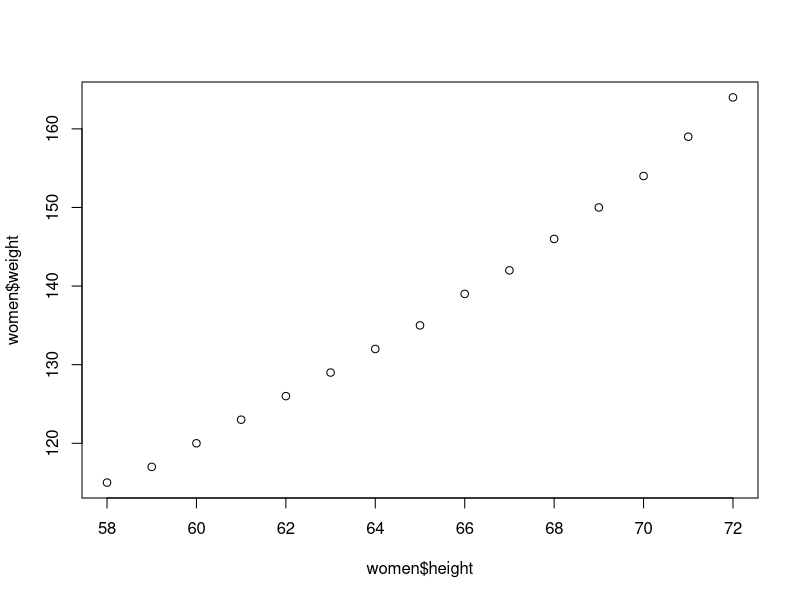
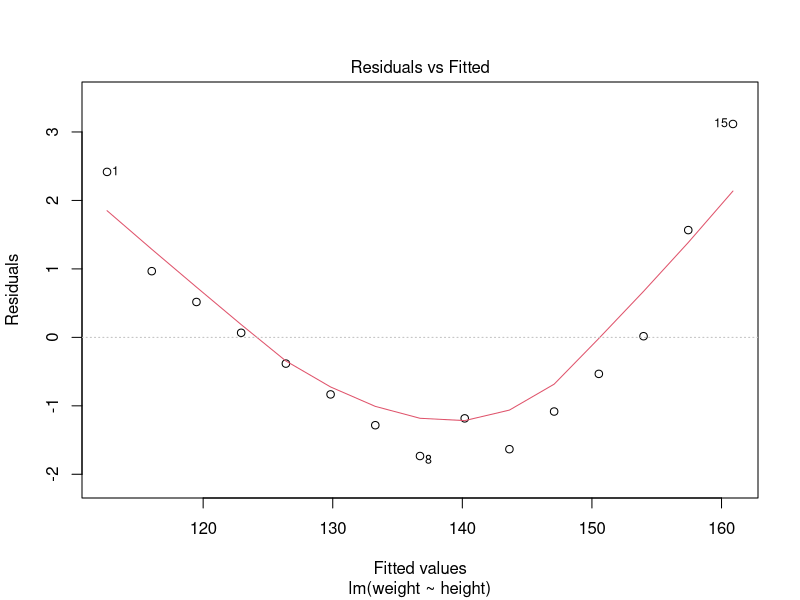
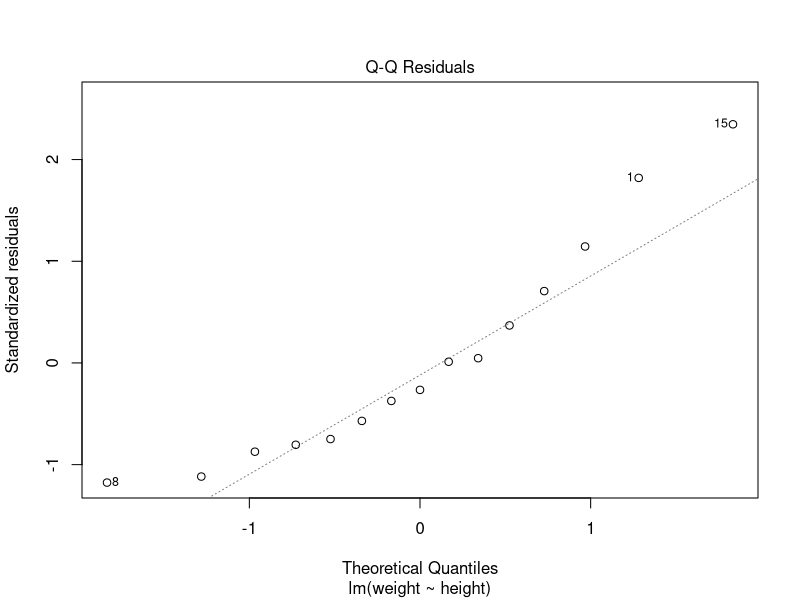
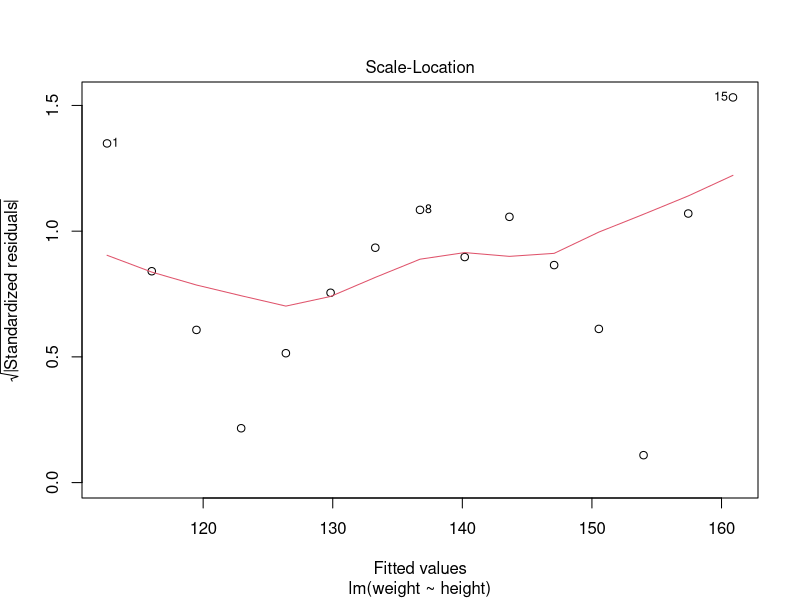
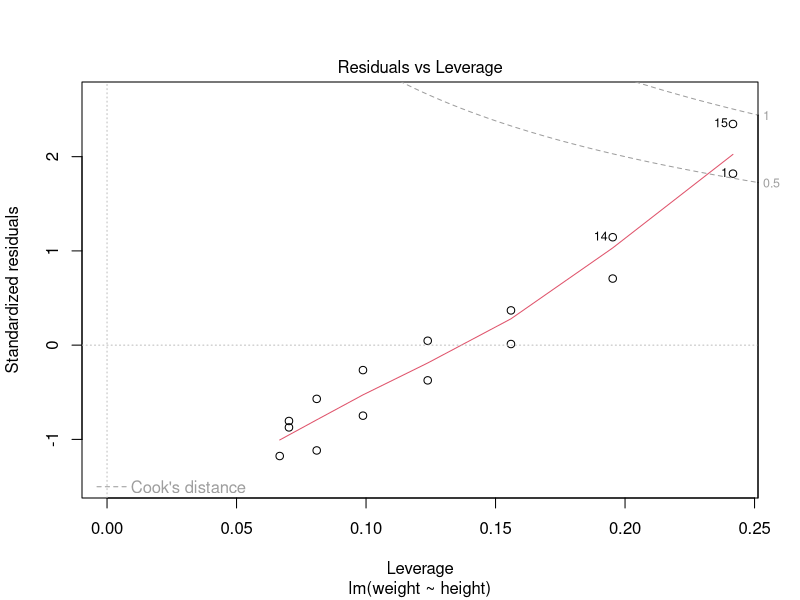

Source code (R) for these figures, in order:
#Modeling
#linear regression - simple, multiple
#y ~ x1(SLR);y~ x1+x2....(MLR)
#y-Dependent variable, x- Independent

head(women)
#y~ weight, x= height
cor(women$height, women$weight) 
#strenght and direction of relationship
cov(women$height, women$weight) # direction of relatioship, +/- no value of magnitude, here it is positive
# height increases, weight increases
plot(women$height,women$weight)
#perform linear modelling
fit1 = lm(weight~height, data = women)
summary(fit1)
#F stats Pvalue << 0.05 : Linear Model exist
# at least 1  IV is significat in predicting DV
#Multiple Rsquare = .991 coeff of Determination
# more than 1 IV, we use adjusted R-squared, muktiple R-squared when one IV
# 99% of the variation in y is expalined by x
#y=mx+c: y= -87 + 3.45*height
range(women$height)
#only do interpolation not exterpolation
women$weight
women$height
(y= -87 + 3.45* women$height)
#predicted weights for actual heights
fitted(fit1) # 26=27
residuals(fit1) # difference between predicted and actual weights
summary(fit1)
summary(residuals(fit1))
(newdata1 = data.frame(height=c(60.4,59.9,77)))
(p1 =predict(fit1,newdata = newdata1,type = 'response'))
cbind(newdata1,p1)
# check for assumptions of linear regressions
plot(fit1)

